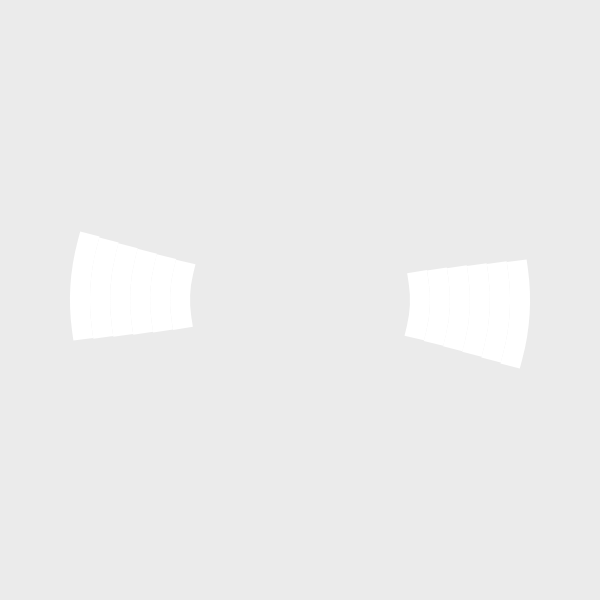
Frame 1 (no input)
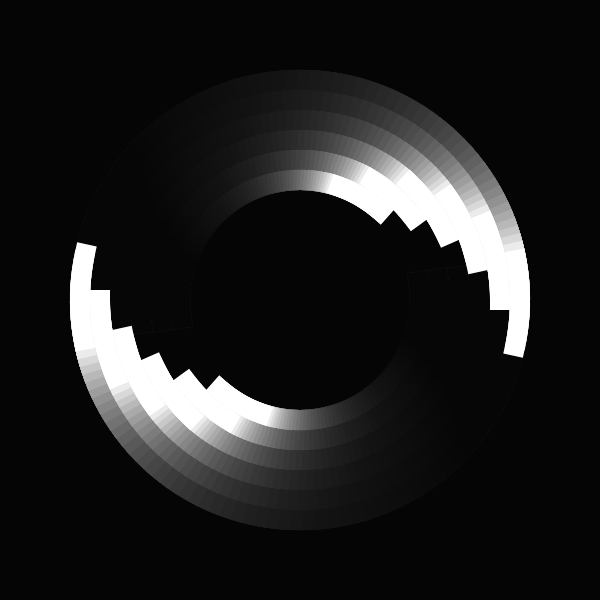
Frame 60 (no input)
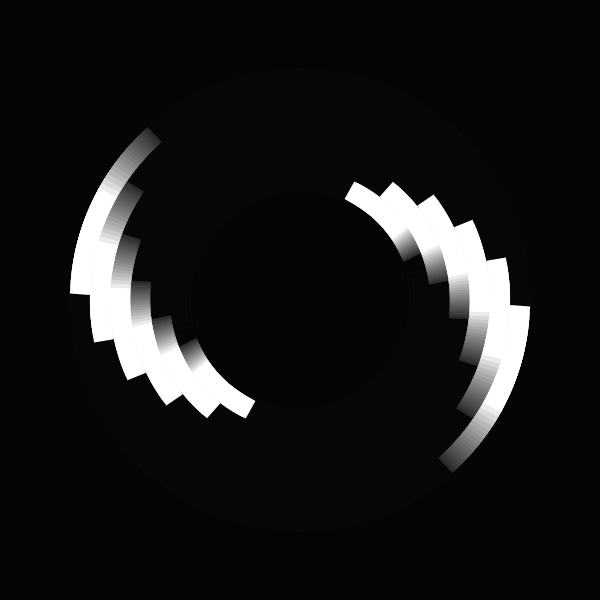
Frame 120 (the mouse pressed at the canvas centre since frame 60)

The p5.js sketch that drew these frames (run headless with seeded random() and noise() and a simulated clock; from frame 60 on, the mouse is pressed at the canvas centre):

// p5.js sketch
// ── sketch.js
const numberCircle = 6
let radius
let strWeight = 20
let aWidth
let aHeight

function setup() {
    createCanvas(600, 600)
    radius = width * 0.2
}

function draw() {
    background(0, 20)
    translate(width/2, height/2)

    for (let i = 0; i < numberCircle; i++) {
        noFill();
        stroke(255);
        strokeWeight(strWeight)
        strokeCap(PROJECT)

        let aWidth = radius * 2 + (strWeight * i * 2);
        let aHeight = aWidth;

        push();
        rotate(sin(millis() * 0.001) * 0.5 * (i * 0.5 + 5))

        arc(0, 0, aWidth, aHeight, 15/16 * PI, 17/16 * PI)
        arc(0, 0, aWidth, aHeight, -1/16 * PI, 1/16 * PI)
        
        pop()
    }

}
